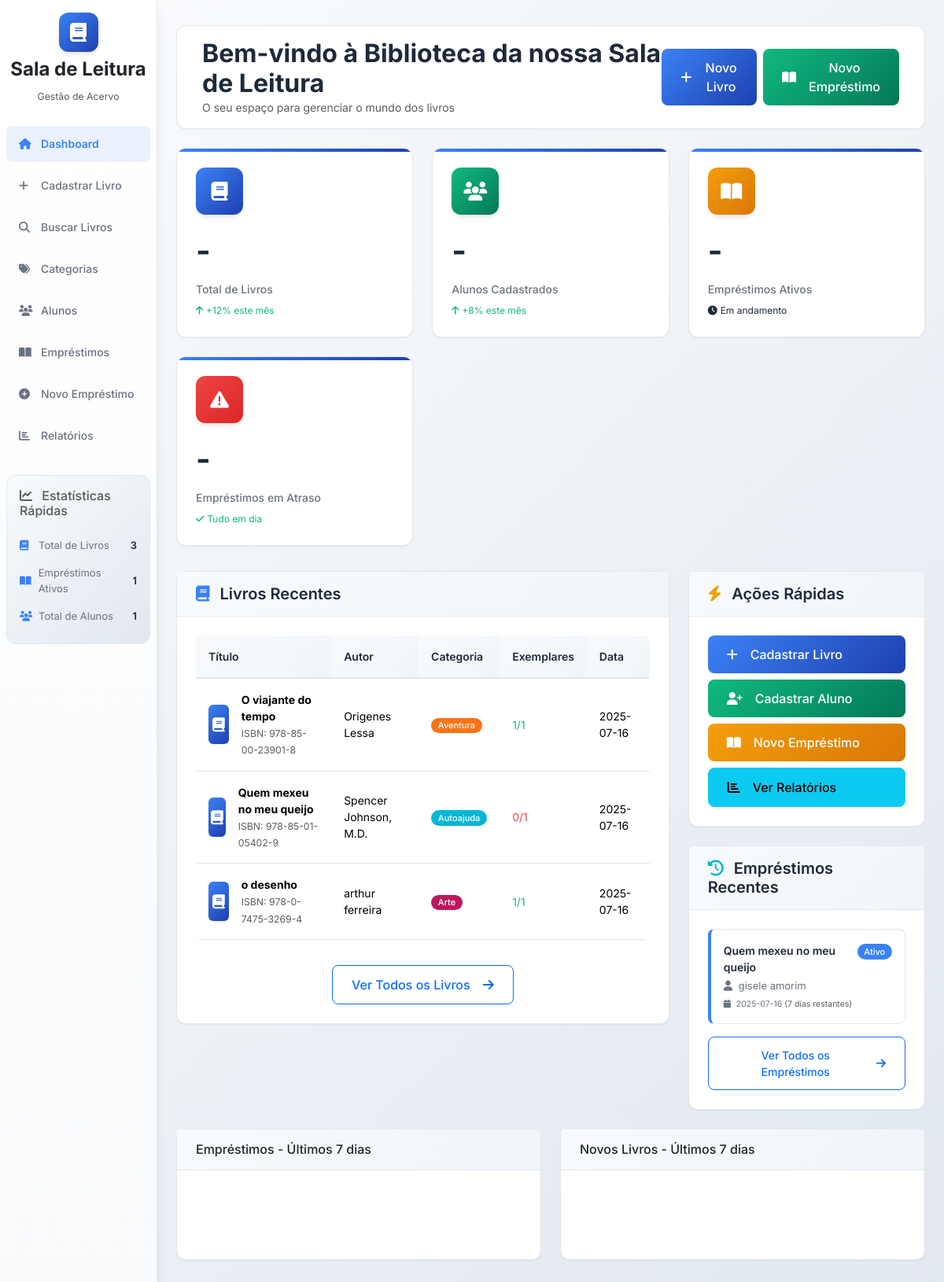
The page / on the database its author committed.
### database/models.py (models this page shows, shortened)
class Book(db.Model):
    __tablename__ = 'books'
    id = db.Column(db.String(36), primary_key=True, default=generate_uuid)
    title = db.Column(db.String(200), nullable=False)
    author = db.Column(db.String(200), nullable=False)
    isbn = db.Column(db.String(20), unique=True)
    total_copies = db.Column(db.Integer, nullable=False)
    category = db.Column(db.String(36), db.ForeignKey('categories.id'))
    publisher = db.Column(db.String(200))
    publication_year = db.Column(db.Integer)
    description = db.Column(db.Text)
    cover_image = db.Column(db.String(500))
    qr_code = db.Column(db.String(100), unique=True)
    created_date = db.Column(db.DateTime, default=datetime.utcnow)
    updated_date = db.Column(db.DateTime, default=datetime.utcnow, onupdate=datetime.utcnow)
    copies = db.relationship('BookCopy', backref='book', lazy=True, cascade='all, delete-orphan')
    loans = db.relationship('Loan', backref='book', lazy=True)
    @property
    def available_copies(self):
        return db.session.query(func.count(BookCopy.id)).filter(
            BookCopy.book_id == self.id, BookCopy.status == 'available'
        ).scalar()

class Category(db.Model):
    __tablename__ = 'categories'
    id = db.Column(db.String(36), primary_key=True, default=generate_uuid)
    name = db.Column(db.String(100), nullable=False, unique=True)
    description = db.Column(db.Text)
    color = db.Column(db.String(7), default='#3b82f6')
    active = db.Column(db.Boolean, default=True)
    created_date = db.Column(db.DateTime, default=datetime.utcnow)
    updated_date = db.Column(db.DateTime, default=datetime.utcnow, onupdate=datetime.utcnow)
    books = db.relationship('Book', backref='category_obj', lazy=True)

class Loan(db.Model):
    __tablename__ = 'loans'
    id = db.Column(db.String(36), primary_key=True, default=generate_uuid)
    student_id = db.Column(db.String(36), db.ForeignKey('students.id'), nullable=False)
    book_id = db.Column(db.String(36), db.ForeignKey('books.id'), nullable=False)
    book_copy_id = db.Column(db.String(36), db.ForeignKey('book_copies.id'), nullable=False)
    loan_date = db.Column(db.Date, nullable=False, default=datetime.utcnow().date)
    expected_return_date = db.Column(db.Date, nullable=False)
    actual_return_date = db.Column(db.Date)
    status = db.Column(db.String(20), db.CheckConstraint("status IN ('active', 'returned', 'overdue')"), default='active', nullable=False)
    notes = db.Column(db.Text)
    librarian_id = db.Column(db.String(36))  # Para futuras implementações
    created_date = db.Column(db.DateTime, default=datetime.utcnow)
    updated_date = db.Column(db.DateTime, default=datetime.utcnow, onupdate=datetime.utcnow)
    @property
    def is_overdue(self):
        if self.status == 'active' and self.expected_return_date:
            return datetime.now().date() > self.expected_return_date
        return False
    @property
    def days_remaining(self):
        if self.status == 'active' and self.expected_return_date:
            delta = self.expected_return_date - datetime.now().date()
            return delta.days
        return 0

class Student(db.Model):
    __tablename__ = 'students'
    id = db.Column(db.String(36), primary_key=True, default=generate_uuid)
    name = db.Column(db.String(200), nullable=False)
    class_room = db.Column(db.String(50), nullable=False)
    birth_year = db.Column(db.Integer, nullable=False)
    phone = db.Column(db.String(20))
    address = db.Column(db.Text)
    guardian_name = db.Column(db.String(200), nullable=False)
    guardian_phone = db.Column(db.String(20))
    registration_number = db.Column(db.String(50), unique=True)
    active = db.Column(db.Boolean, default=True)
    created_date = db.Column(db.DateTime, default=datetime.utcnow)
    updated_date = db.Column(db.DateTime, default=datetime.utcnow, onupdate=datetime.utcnow)
    loans = db.relationship('Loan', backref='student', lazy=True)

### app.py (the view)
    @app.route('/')
    def dashboard():
        total_books = db.session.query(func.count(Book.id)).scalar()
        total_students = db.session.query(func.count(Student.id)).filter_by(active=True).scalar()
        active_loans = db.session.query(func.count(Loan.id)).filter(Loan.status == 'active').scalar()
        overdue_loans = db.session.query(func.count(Loan.id)).filter(
            Loan.status == 'active', Loan.expected_return_date < datetime.now().date()
        ).scalar()
        recent_books = Book.query.order_by(Book.created_date.desc()).limit(5).all()
        recent_loans = db.session.query(Loan, Book, Student).join(Book).join(Student).filter(
            Loan.status == 'active'
        ).order_by(Loan.loan_date.desc()).limit(5).all()
        return render_template('dashboard.html',
                              total_books=total_books,
                              total_students=total_students,
                              active_loans=active_loans,
                              overdue_loans=overdue_loans,
                              recent_books=recent_books,
                              recent_loans=recent_loans)

### templates/dashboard.html (shortened to what this page needs)
{% extends "base.html" %}
{% block content %}
<div class="main-header d-flex justify-content-between align-items-center py-3 mb-4">
    <div>
        <h1 class="h2 mb-0">Bem-vindo à Biblioteca da nossa Sala de Leitura</h1>
        <p class="text-muted mb-0">O seu espaço para gerenciar o mundo dos livros</p>
    </div>
    <div class="d-flex gap-2">
        <a href="/books/add" class="btn btn-primary">
            <i class="fas fa-plus me-2"></i>
            Novo Livro
        </a>
        <a href="/loans/new" class="btn btn-success">
            <i class="fas fa-book-open me-2"></i>
            Novo Empréstimo
        </a>
    </div>
</div>
<div class="stats-grid fade-in">
    <div class="stat-card">
        <div class="stat-icon">
            <i class="fas fa-book"></i>
        </div>
        <div class="stat-number" id="stat-total-books">-</div>
        <div class="stat-label">Total de Livros</div>
        <div class="stat-trend positive">
            <i class="fas fa-arrow-up"></i>
            +12% este mês
        </div>
    </div>
    <div class="stat-card">
        <div class="stat-icon" style="background: linear-gradient(135deg, #10b981 0%, #047857 100%);">
            <i class="fas fa-users"></i>
        </div>
        <div class="stat-number" id="stat-total-students">-</div>
        <div class="stat-label">Alunos Cadastrados</div>
        <div class="stat-trend positive">
            <i class="fas fa-arrow-up"></i>
            +8% este mês
        </div>
    </div>
    <div class="stat-card">
        <div class="stat-icon" style="background: linear-gradient(135deg, #f59e0b 0%, #d97706 100%);">
            <i class="fas fa-book-open"></i>
        </div>
        <div class="stat-number" id="stat-active-loans">-</div>
        <div class="stat-label">Empréstimos Ativos</div>
        <div class="stat-trend">
            <i class="fas fa-clock"></i>
            Em andamento
        </div>
    </div>
    <div class="stat-card">
        <div class="stat-icon" style="background: linear-gradient(135deg, #ef4444 0%, #dc2626 100%);">
            <i class="fas fa-exclamation-triangle"></i>
        </div>
        <div class="stat-number" id="stat-overdue-loans">-</div>
        <div class="stat-label">Empréstimos em Atraso</div>
        {% if overdue_loans > 0 %}
            <div class="stat-trend negative">
                <i class="fas fa-arrow-up"></i>
                Atenção necessária
            </div>
        {% else %}
            <div class="stat-trend positive">
                <i class="fas fa-check"></i>
                Tudo em dia
            </div>
        {% endif %}
    </div>
</div>
<div class="row mt-4">
    <div class="col-lg-8">
        <div class="card slide-in">
            <div class="card-header">
                <h5 class="card-title mb-0">
                    <i class="fas fa-book text-primary me-2"></i>
                    Livros Recentes
                </h5>
            </div>
            <div class="card-body">
                {% if recent_books %}
                    <div class="table-responsive">
                        <table class="table table-hover">
                            <thead>
                                <tr>
                                    <th>Título</th>
                                    <th>Autor</th>
                                    <th>Categoria</th>
                                    <th>Exemplares</th>
                                    <th>Data</th>
                                </tr>
                            </thead>
                            <tbody>
                                {% for book in recent_books %}
                                <tr>
                                    <td>
                                        <div class="d-flex align-items-center">
                                            <div class="book-cover me-3">
                                                <i class="fas fa-book"></i>
                                            </div>
                                            <div>
                                                <strong>{{ book.title }}</strong>
                                                {% if book.isbn %}
                                                    <br><small class="text-muted">ISBN: {{ book.isbn }}</small>
                                                {% endif %}
                                            </div>
                                        </div>
                                    </td>
                                    <td>{{ book.author }}</td>
                                    <td>
                                        {% if book.category_obj %}
                                            <span class="badge" style="background-color: {{ book.category_obj.color }};">
                                                {{ book.category_obj.name }}
                                            </span>
                                        {% endif %}
                                    </td>
                                    <td>
                                        <span class="availability {% if book.available_copies > 0 %}available{% else %}unavailable{% endif %}">
                                            {{ book.available_copies }}/{{ book.total_copies }}
                                        </span>
                                    </td>
                                    <td>{{ book.created_date|format_date }}</td>
                                </tr>
                                {% endfor %}
                            </tbody>
                        </table>
                    </div>
                    <div class="text-center mt-3">
                        <a href="/books" class="btn btn-outline-primary">
                            Ver Todos os Livros
                            <i class="fas fa-arrow-right ms-2"></i>
                        </a>
                    </div>
                {% endif %}
            </div>
        </div>
    </div>
    <div class="col-lg-4">
        <div class="card mb-4 slide-in" style="animation-delay: 0.2s">
            <div class="card-header">
                <h5 class="card-title mb-0">
                    <i class="fas fa-bolt text-warning me-2"></i>
                    Ações Rápidas
                </h5>
            </div>
            <div class="card-body">
                <div class="d-grid gap-2">
                    <a href="/books/add" class="btn btn-primary">
                        <i class="fas fa-plus me-2"></i>
                        Cadastrar Livro
                    </a>
                    <a href="/students/add" class="btn btn-success">
                        <i class="fas fa-user-plus me-2"></i>
                        Cadastrar Aluno
                    </a>
                    <a href="/loans/new" class="btn btn-warning">
                        <i class="fas fa-book-open me-2"></i>
                        Novo Empréstimo
                    </a>
                    <a href="/reports" class="btn btn-info">
                        <i class="fas fa-chart-bar me-2"></i>
                        Ver Relatórios
                    </a>
                </div>
            </div>
        </div>
        <div class="card slide-in" style="animation-delay: 0.4s">
            <div class="card-header">
                <h5 class="card-title mb-0">
                    <i class="fas fa-history text-info me-2"></i>
                    Empréstimos Recentes
                </h5>
            </div>
            <div class="card-body">
                {% if recent_loans %}
                    {% for loan, book, student in recent_loans %}
                        <div class="loan-card mb-3 {% if loan.is_overdue %}overdue{% else %}active{% endif %}">
                            <div class="d-flex justify-content-between align-items-start">
                                <div>
                                    <strong class="loan-book-title">{{ book.title }}</strong>
                                    <div class="loan-student">
                                        <i class="fas fa-user me-1"></i>
                                        {{ student.name }}
                                    </div>
                                    <div class="loan-dates">
                                        <small>
                                            <i class="fas fa-calendar me-1"></i>
                                            {{ loan.loan_date|format_date }}
                                            {% if loan.is_overdue %}
                                                <span class="text-danger">
                                                    ({{ loan.days_overdue }} dias de atraso)
                                                </span>
                                            {% else %}
                                                <span class="text-muted">
                                                    ({{ loan.days_remaining }} dias restantes)
                                                </span>
                                            {% endif %}
                                        </small>
                                    </div>
                                </div>
                                <div class="loan-status">
                                    {% if loan.is_overdue %}
                                        <span class="badge badge-danger">Em Atraso</span>
                                    {% else %}
                                        <span class="badge badge-primary">Ativo</span>
                                    {% endif %}
                                </div>
                            </div>
                        </div>
                    {% endfor %}
                    <div class="text-center">
                        <a href="/loans" class="btn btn-outline-primary btn-sm">
                            Ver Todos os Empréstimos
                            <i class="fas fa-arrow-right ms-2"></i>
                        </a>
                    </div>
                {% endif %}
            </div>
        </div>
    </div>
</div>
<div class="row mt-4">
    <div class="col-md-6">
        <div class="card">
            <div class="card-header">
                <h6 class="card-title mb-0">Empréstimos - Últimos 7 dias</h6>
            </div>
            <div class="card-body">
                <canvas id="sparklineLoans" height="60"></canvas>
            </div>
        </div>
    </div>
    <div class="col-md-6">
        <div class="card">
            <div class="card-header">
                <h6 class="card-title mb-0">Novos Livros - Últimos 7 dias</h6>
            </div>
            <div class="card-body">
                <canvas id="sparklineBooks" height="60"></canvas>
            </div>
        </div>
    </div>
</div>
{% endblock %}

### rows shown on the page
Book: title "O viajante do tempo", isbn "978-85-00-23901-8", author "Origenes Lessa", category_obj.name "Aventura", available_copies "1", total_copies "1", created_date "2025-07-16"
Book: title "Quem mexeu no meu queijo", isbn "978-85-01-05402-9", author "Spencer Johnson, M.D.", category_obj.name "Autoajuda", available_copies "0", total_copies "1", created_date "2025-07-16"
Book: title "o desenho", isbn "978-0-7475-3269-4", author "arthur ferreira", category_obj.name "Arte", available_copies "1", total_copies "1", created_date "2025-07-16"
Loan: title "Quem mexeu no meu queijo", name "gisele amorim", loan_date "2025-07-16", days_remaining "7", shows "Ativo"
